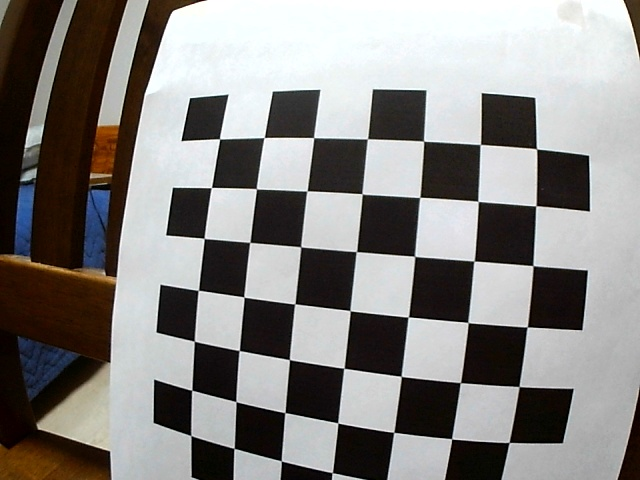
#> input picture data/chess1.jpg, 640 x 480 px, given in place of the camera
$ python test_stitching_homography.py
#> lines starting #> are read from the running program, lines starting #| are printed output that depends on the picture
import numpy as np
import cv2 as cv


FLANN_INDEX_LSH = 6
calib_parms = np.load('calibration_parameters.npz')
#> (reads calibration_parameters.npz from the repository)
mtx = calib_parms['mtx']
dist = calib_parms['dist']
newcameramtx = calib_parms['newcameramtx']


def anorm2(a):
    return (a*a).sum(-1)
def anorm(a):
    return np.sqrt(anorm2(a))

def matchKeypoints(keyPoints1, keyPoints2, descriptors1, descriptors2 ):

    bf = cv.BFMatcher()


    raw_matches = bf.knnMatch(descriptors1,descriptors2,k=2)


    matches = []
    for m in raw_matches:
        if len(m) == 2 and m[0].distance < m[1].distance * 0.9:
            matches.append((m[0].trainIdx,m[0].queryIdx))

    if len(matches) >=3:

        keyPoints1 = np.float32([keyPoints1[i] for(_,i) in matches])
        keyPoints2 = np.float32([keyPoints2[i] for(i,_) in matches])

        H, status = cv.findHomography(keyPoints1,keyPoints2,cv.RANSAC, 2.0)
        print("%d / %d inliers/matches " % (np.sum(status),len(status)))
    else :
        H,status = None, None
    return matches, H, status

def main():

    cap1 = cv.VideoCapture(1)
    cap2 = cv.VideoCapture(2)
    cap3 = cv.VideoCapture(3)
    ret1, img1 = cap1.read()    # Read 결과와 frame
#> img1 is the input picture: shape (480, 640, 3); mean B, G, R 130.6, 132.7, 134.9
    ret2, img2 = cap2.read()    # Read 결과와 frame
    ret3, img3 = cap3.read()

    img1 = cv.undistort(img1, mtx, dist, None, newcameramtx)
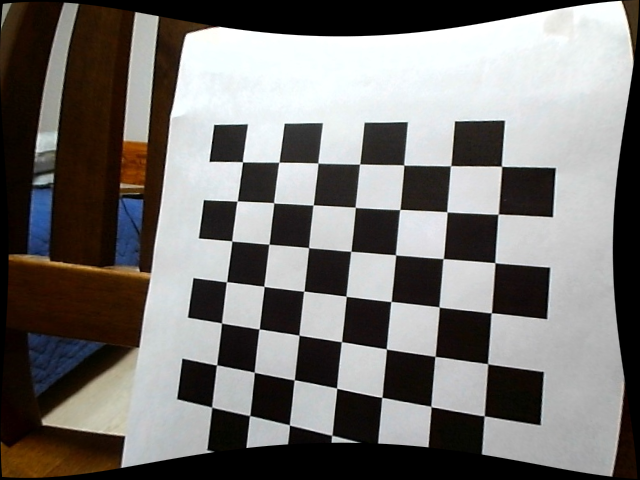
#> img1: shape (480, 640, 3); mean B, G, R 113.5, 115.9, 118.4
    img2 = cv.undistort(img2, mtx, dist, None, newcameramtx)
    img3 = cv.undistort(img3, mtx, dist, None, newcameramtx)
    gray1 = cv.cvtColor(img1,cv.COLOR_BGR2GRAY)
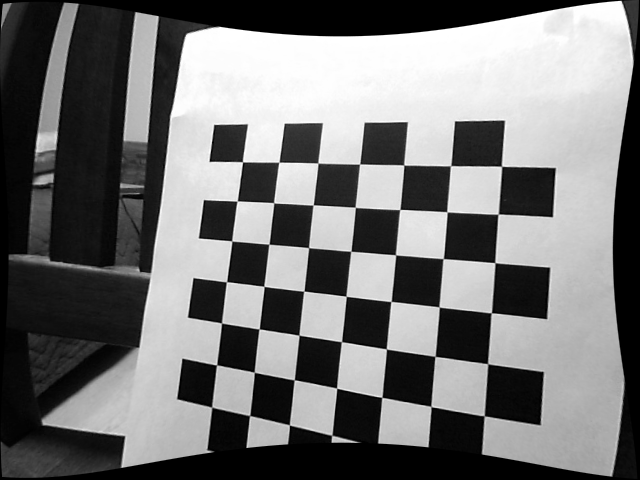
#> gray1: shape (480, 640); min 0, max 255, mean 116.4
    gray2 = cv.cvtColor(img2,cv.COLOR_BGR2GRAY)
    gray3 = cv.cvtColor(img3,cv.COLOR_BGR2GRAY)

    detector = cv.SIFT_create()
    keyPoints1, descriptors1 = detector.detectAndCompute(gray1,None)
#> keyPoints1 = 719 keypoints; strongest (x, y, size): (227, 142, 23.9), (216, 220, 23.6), (478, 141, 31.5), (301, 141, 25.4)
    keyPoints2, descriptors2 = detector.detectAndCompute(gray2,None)
#> keyPoints2 has the same summary as keyPoints1


    keyPoints1 = np.float32([keypoint.pt for keypoint in keyPoints1])
#> keyPoints1 = 719 pairs, first value 2.55 to 631.2, second value 4.2 to 476.5
    keyPoints2 = np.float32([keypoint.pt for keypoint in keyPoints2])
#> keyPoints2 has the same summary as keyPoints1
    print("asdfasdf")
    print('img1 - %d features, img2 - %d features' %(len(keyPoints1), len(keyPoints2)))
#| img1 - 719 features, img2 - 719 features
    matches, H , status = matchKeypoints(keyPoints2, keyPoints1, descriptors2, descriptors1)
#> in matchKeypoints, `raw_matches = bf.knnMatch(descriptors1,descriptors2,k=2)`: raw_matches = 719 matches
#> after the loop in matchKeypoints, `for m in raw_matches:`: matches = 719 pairs, first value 0 to 718, second value 0 to 718
#> in matchKeypoints, `keyPoints2 = np.float32([keyPoints2[i] for(i,_) in matches])`: keyPoints2 has the same summary as keyPoints1 in main
#> in matchKeypoints, `H, status = cv.findHomography(keyPoints1,keyPoints2,cv.RANSAC, 2.0)`: H = [[1, -2.97e-16, 2.17e-13], [7.32e-16, 1, 3.48e-13], [2.2e-18, -1.78e-18, 1]]; status = 719 values from 1 to 1
#| 719 / 719 inliers/matches
#> status = 719 values from 1 to 1
    print(H)
#| [[ 1.00000000e+00 -2.97391134e-16  2.17073029e-13]
#|  [ 7.32022062e-16  1.00000000e+00  3.48012493e-13]
#|  [ 2.19566269e-18 -1.78156774e-18  1.00000000e+00]]
    #img_matching_result = drawMatches(img1, img2, keyPoints1, keyPoints2, matches, status)
    result = cv.warpPerspective(img2,H,(img2.shape[1]+img1.shape[1],img2.shape[0]))
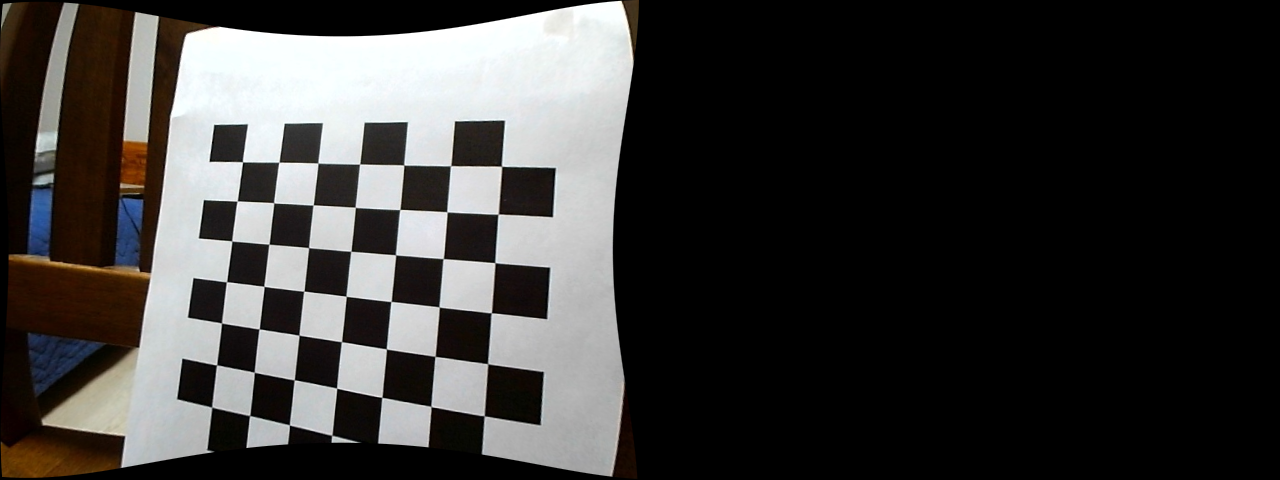
#> result: shape (480, 1280, 3); mean B, G, R 56.7, 57.9, 59.2
    result[0:img1.shape[0],0:img1.shape[1]]=img1
    cv.imshow('img1', img1)
    cv.imshow('img2',img2)
    cv.imshow('img3',img3)
    cv.imshow('result', result)

    gray2 = cv.cvtColor(result,cv.COLOR_BGR2GRAY)
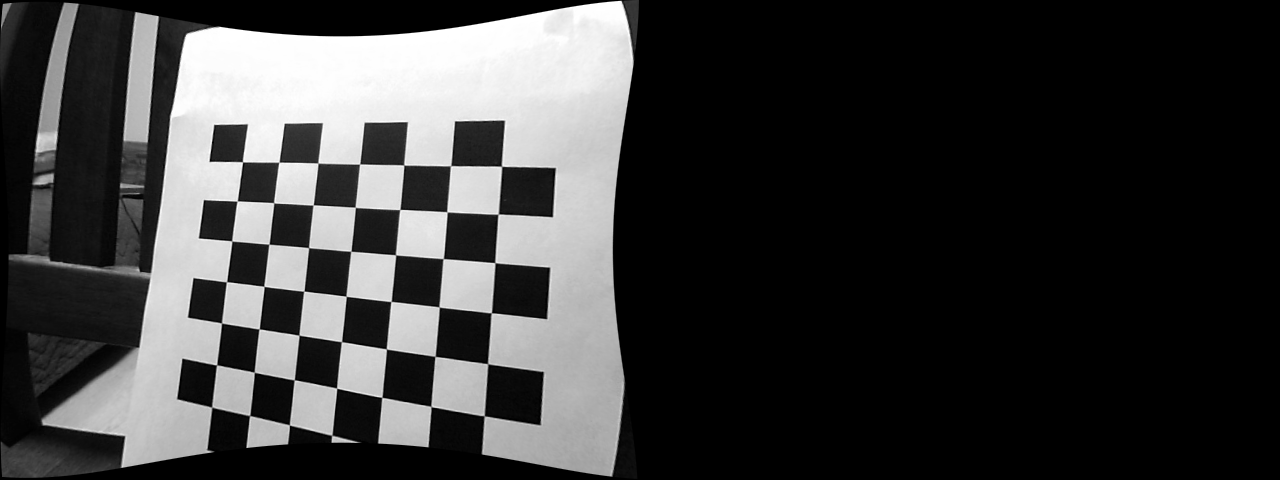
#> gray2: shape (480, 1280); min 0, max 255, mean 58.2
    keyPoints2, descriptors2 = detector.detectAndCompute(gray2,None)
#> keyPoints2 = 718 keypoints; strongest (x, y, size): (227, 142, 23.9), (216, 220, 23.6), (478, 141, 31.5), (301, 141, 25.4)
    keyPoints3, descriptors3 = detector.detectAndCompute(gray3,None)
#> keyPoints3 = 719 keypoints; strongest (x, y, size): (227, 142, 23.9), (216, 220, 23.6), (478, 141, 31.5), (301, 141, 25.4)
    keyPoints2 = np.float32([keypoint.pt for keypoint in keyPoints2])
#> keyPoints2 = 718 pairs, first value 2.55 to 631.2, second value 4.2 to 476.5
    keyPoints3 = np.float32([keypoint.pt for keypoint in keyPoints3])
#> keyPoints3 has the same summary as keyPoints1
    print('img2 - %d features, img3 - %d features' %(len(keyPoints2), len(keyPoints3)))
#| img2 - 718 features, img3 - 719 features
    matches, H2 , status = matchKeypoints(keyPoints3, keyPoints2, descriptors3, descriptors2)
#| 716 / 718 inliers/matches
#> matches = 718 pairs, first value 0 to 717, second value 0 to 718; H2 = [[1, -2.91e-12, 6.98e-08], [2.13e-09, 1, -4.25e-07], [7.85e-12, -1.22e-12, 1]]; status = 718 values, max 1 at index 0, min 0 at index 711, mean 0.997
    result2 = cv.warpPerspective(img3,H2,(img3.shape[1]+result.shape[1],img3.shape[0]))
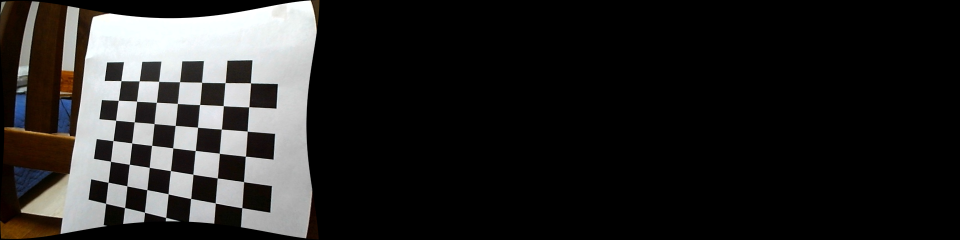
#> result2: shape (480, 1920, 3) (shown at 1/2 size); mean B, G, R 37.8, 38.6, 39.5
    result2[0:result.shape[0],0:result.shape[1]]=result

    #result2 = cv.undistort(result2,mtx,dist,None,newcameramtx)
    cv.imshow('result2', result2)


    #cv.imshow('matching result ',img_matching_result)
    return H


main()
